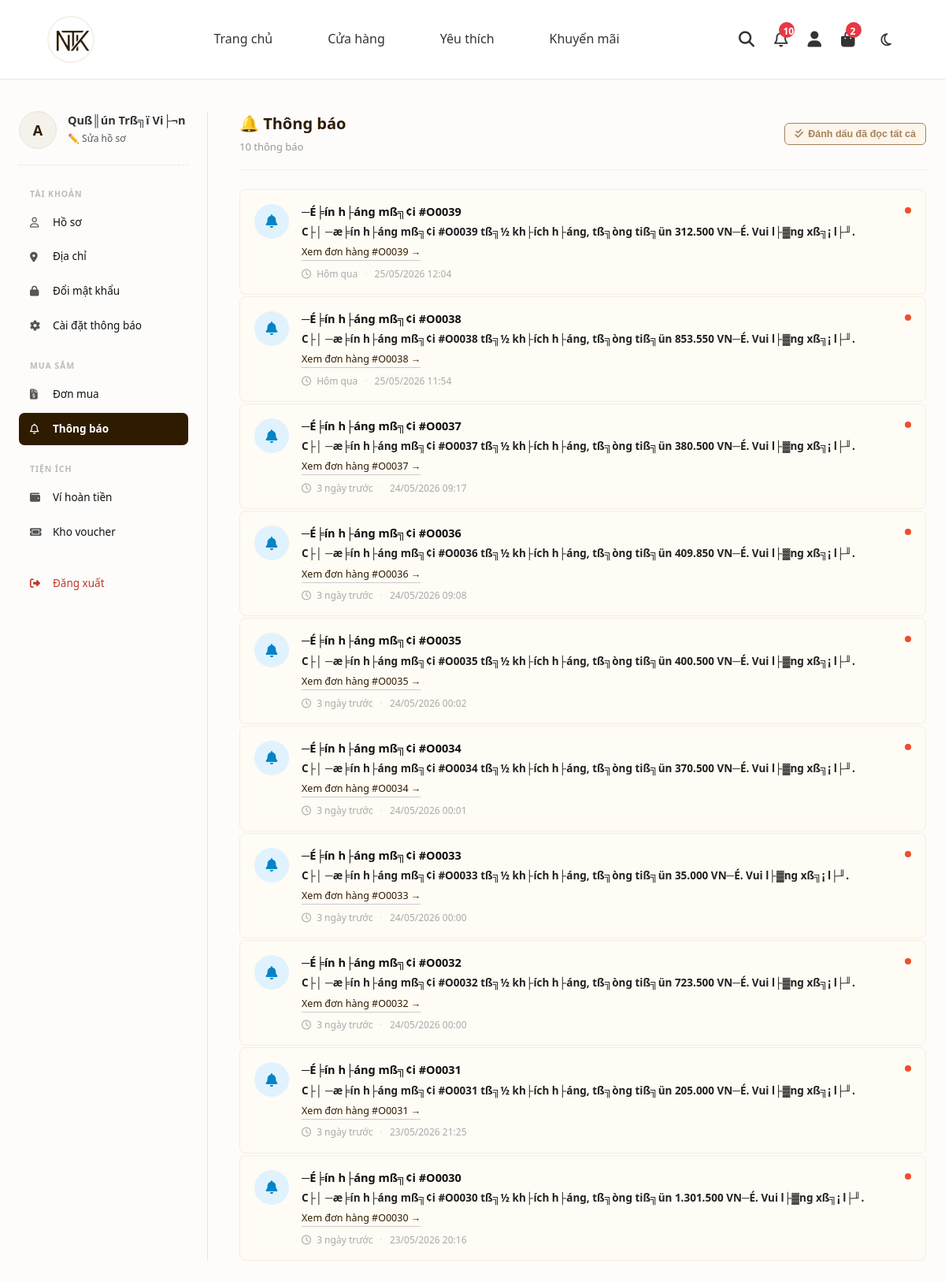
/views/user/dashboard.php?view=thongbao (signed in), run on the app's committed database.
### tables this page shows
CREATE TABLE `users` (
  `user_id` char(5) NOT NULL,
  `username` varchar(50) NOT NULL,
  `password` varchar(50) NOT NULL,
  `fullname` varchar(100) DEFAULT NULL,
  `email` varchar(100) DEFAULT NULL,
  `phonenumber` varchar(10) DEFAULT NULL,
  `address` text DEFAULT NULL,
  `verification_code` varchar(6) DEFAULT NULL,
  `verification_code_expires_at` datetime DEFAULT NULL,
  `is_verified` int(11) DEFAULT 0,
  `role` int(11) DEFAULT 0,
  `status` int(11) DEFAULT 1,
  `created_at` datetime DEFAULT current_timestamp(),
  `total_orders` int(11) DEFAULT 0,
  `total_spend` decimal(15,2) DEFAULT 0.00,
  `bank_name` varchar(100) DEFAULT NULL,
  `bank_account_number` varchar(20) DEFAULT NULL,
  `bank_account_name` varchar(100) DEFAULT NULL,
  `wallet_balance` decimal(15,2) DEFAULT 0.00,
  `current_points` int(11) NOT NULL DEFAULT 0,
  `tier` varchar(50) NOT NULL DEFAULT 'Member',
  `accumulated_points` int(11) NOT NULL DEFAULT 0,
  PRIMARY KEY (`user_id`),
  UNIQUE KEY `username` (`username`)
);

CREATE TABLE `notifications` (
  `noti_id` int(11) NOT NULL AUTO_INCREMENT,
  `user_id` char(5) DEFAULT NULL,
  `type` varchar(50) DEFAULT 'system',
  `title` varchar(200) NOT NULL,
  `message` varchar(500) NOT NULL,
  `related_order_id` char(5) DEFAULT NULL,
  `is_read` tinyint(1) DEFAULT 0,
  `created_at` datetime DEFAULT current_timestamp(),
  PRIMARY KEY (`noti_id`),
  KEY `idx_noti_user` (`user_id`),
  KEY `idx_noti_order` (`related_order_id`)
);

### src/views/user/notifications.php (the view, shortened to what this page needs)
<?php
$user_id = $_SESSION['user_id'];
$notifications = [];
try {
    $sql = "SELECT * FROM notifications WHERE user_id = :uid ORDER BY created_at DESC LIMIT 50";
    $stmt = $conn->prepare($sql);
    $stmt->execute(['uid' => $user_id]);
    $notifications = $stmt->fetchAll(PDO::FETCH_ASSOC);
} catch (PDOException $e) {
}
usort($notifications, function($a, $b) {
    return strtotime($b['created_at']) <=> strtotime($a['created_at']);
});
function getNotiStyle($type) {
    $map = [
        'order_placed'            => ['icon' => 'fa-solid fa-bag-shopping',     'color' => 'icon-blue'],
        'order_pending_payment'   => ['icon' => 'fa-solid fa-clock',            'color' => 'icon-orange'],
        'order_confirmed'         => ['icon' => 'fa-solid fa-circle-check',     'color' => 'icon-green'],
        'order_shipping'          => ['icon' => 'fa-solid fa-truck-fast',        'color' => 'icon-orange'],
        'order_completed'         => ['icon' => 'fa-solid fa-star',             'color' => 'icon-green'],
        'order_cancelled'         => ['icon' => 'fa-regular fa-circle-xmark',   'color' => 'icon-red'],
        'return_request'          => ['icon' => 'fa-solid fa-rotate-left',       'color' => 'icon-orange'],
        'return_approved'         => ['icon' => 'fa-solid fa-thumbs-up',         'color' => 'icon-green'],
        'return_rejected'         => ['icon' => 'fa-solid fa-ban',              'color' => 'icon-red'],
        'refund_done'             => ['icon' => 'fa-solid fa-wallet',           'color' => 'icon-green'],
        'delivery_failed'         => ['icon' => 'fa-solid fa-triangle-exclamation', 'color' => 'icon-red'],
        'cancel_approved'         => ['icon' => 'fa-solid fa-circle-xmark',     'color' => 'icon-red'],
        'cancel_rejected'         => ['icon' => 'fa-solid fa-ban',              'color' => 'icon-red'],
        'order_update'            => ['icon' => 'fa-solid fa-bell',             'color' => 'icon-blue'],
    ];
    return $map[$type] ?? ['icon' => 'fa-solid fa-bell', 'color' => 'icon-blue'];
}
function timeAgo($datetime) {
    $now  = new DateTime();
    $time = new DateTime($datetime);
    $diff = $now->diff($time);
    if ($diff->d === 0 && $diff->h === 0) {
        return $diff->i <= 1 ? 'Vừa xong' : $diff->i . ' phút trước';
    } elseif ($diff->d === 0) {
        return $diff->h . ' giờ trước';
    } elseif ($diff->d === 1) {
        return 'Hôm qua';
    } elseif ($diff->d < 7) {
        return $diff->d . ' ngày trước';
    } else {
        return date('d/m/Y', strtotime($datetime));
    }
}
?>
<div class="noti-page-header" style="display: flex; justify-content: space-between; align-items: center;">
    <div>
        <h2 class="noti-page-title">🔔 Thông báo</h2>
        <span style="font-size:13px; color:#999;" id="user-noti-count"><?= count($notifications) ?> thông báo</span>
    </div>
    <?php
    $unread_count = count(array_filter($notifications, function($n) { return !$n['is_read']; }));
    if ($unread_count > 0):
    ?>
    <button class="btn-user-mark-all-read" onclick="userMarkAllRead(event)" style="background: #fdf5ea; color: #a6825c; border: 1px solid #a6825c; padding: 6px 12px; border-radius: 6px; font-weight: 600; font-size: 12.5px; cursor: pointer; display: flex; align-items: center; gap: 6px; transition: all 0.2s;">
        <i class="fa-solid fa-check-double"></i> Đánh dấu đã đọc tất cả
    </button>
    <?php endif; ?>
</div>
<div class="noti-list">
    <?php if (empty($notifications)): ?>
        <div class="noti-empty">
            <i class="fa-regular fa-bell-slash"></i>
            <p>Bạn chưa có thông báo nào.</p>
        </div>
    <?php else: ?>
        <?php foreach ($notifications as $noti): ?>
            <?php
            $style     = getNotiStyle($noti['type']);
            $is_unread = !$noti['is_read'];
            ?>
            <div class="noti-item <?= $is_unread ? 'unread' : '' ?>" data-id="<?= htmlspecialchars($noti['noti_id']) ?>">
                <div class="noti-icon <?= $style['color'] ?>">
                    <i class="<?= $style['icon'] ?>"></i>
                </div>
                <div class="noti-body">
                    <div class="noti-title"><?= htmlspecialchars($noti['title']) ?></div>
                    <div class="noti-msg"><?= htmlspecialchars($noti['message']) ?></div>
                    <?php if (!empty($noti['related_order_id'])): ?>
                        <a href="dashboard.php?view=chitietdonhang&id=<?= htmlspecialchars($noti['related_order_id']) ?>"
                           class="noti-order-link">
                            Xem đơn hàng #<?= htmlspecialchars($noti['related_order_id']) ?> →
                        </a>
                    <?php endif; ?>
                    <div class="noti-time">
                        <i class="fa-regular fa-clock" style="margin-right:4px;"></i>
                        <?= timeAgo($noti['created_at']) ?>
                        <span style="color:#ddd; margin:0 6px;">·</span>
                        <?= date('d/m/Y H:i', strtotime($noti['created_at'])) ?>
                    </div>
                </div>
                <?php if ($is_unread): ?>
                    <div class="unread-dot" title="Chưa đọc"></div>
                <?php endif; ?>
            </div>
        <?php endforeach; ?>
    <?php endif; ?>
</div>

### src/views/user/dashboard.php (shortened to what this page needs)
<?php
require_once __DIR__ . '/../../config/database.php';
try {
    $stmt = $conn->prepare("SELECT * FROM users WHERE user_id = :user_id");
    $stmt->execute(['user_id' => $_SESSION['user_id']]);
    $current_user = $stmt->fetch(PDO::FETCH_ASSOC);
} catch (PDOException $e) {
    echo "Lỗi: " . $e->getMessage();
    exit;
}
$view = isset($_GET['view']) ? $_GET['view'] : 'hoso';
?>
<!DOCTYPE html>
<html lang="vi">
<head>
    <link rel="stylesheet" href="https://cdnjs.cloudflare.com/ajax/libs/font-awesome/6.4.0/css/all.min.css">
    <link rel="stylesheet" href="../../assets/css/style.css">
</head>
<body>
<?php
require realpath(__DIR__ . '/../../includes/header.php');
?>
<div class="dashboard-wrap">
    <aside class="dashboard-sidebar">
        <div class="user-card">
            <div class="user-avatar"><?= strtoupper(substr($current_user['username'], 0, 1)) ?></div>
            <div>
                <div class="user-name"><?= htmlspecialchars($current_user['fullname'] ?: $current_user['username']) ?></div>
                <a href="dashboard.php?view=hoso" class="user-edit">✏️ Sửa hồ sơ</a>
            </div>
        </div>
        <div class="menu-section-title">Tài khoản</div>
        <ul class="sidebar-menu">
            <li><a href="dashboard.php?view=hoso"       class="<?= $view=='hoso'       ? 'active' : '' ?>"><i class="fa-regular fa-user"></i>Hồ sơ</a></li>
            <li><a href="dashboard.php?view=diachi"     class="<?= $view=='diachi'     ? 'active' : '' ?>"><i class="fa-solid fa-location-dot"></i>Địa chỉ</a></li>
            <li><a href="dashboard.php?view=doimatkhau" class="<?= $view=='doimatkhau' ? 'active' : '' ?>"><i class="fa-solid fa-lock"></i>Đổi mật khẩu</a></li>
            <li><a href="dashboard.php?view=caidat"     class="<?= $view=='caidat'     ? 'active' : '' ?>"><i class="fa-solid fa-gear"></i>Cài đặt thông báo</a></li>
        </ul>
        <div class="menu-section-title">Mua sắm</div>
        <ul class="sidebar-menu">
            <li><a href="dashboard.php?view=donmua"   class="<?= $view=='donmua'   ? 'active' : '' ?>"><i class="fa-solid fa-file-invoice-dollar"></i>Đơn mua</a></li>
            <li><a href="dashboard.php?view=thongbao" class="<?= $view=='thongbao' ? 'active' : '' ?>"><i class="fa-regular fa-bell"></i>Thông báo</a></li>
        </ul>
        <div class="menu-section-title">Tiện ích</div>
        <ul class="sidebar-menu">
            <li><a href="dashboard.php?view=vihoantien" class="<?= $view=='vihoantien' ? 'active' : '' ?>"><i class="fa-solid fa-wallet"></i>Ví hoàn tiền</a></li>
            <li><a href="dashboard.php?view=khovoucher" class="<?= ($view=='khovoucher'||$view=='all_coupons') ? 'active' : '' ?>"><i class="fa-solid fa-ticket"></i>Kho voucher</a></li>
        </ul>
        <div style="margin-top: 24px;">
            <ul class="sidebar-menu">
                <li><a href="../logout.php" class="logout"><i class="fa-solid fa-right-from-bracket"></i>Đăng xuất</a></li>
            </ul>
        </div>
    </aside>
    <main class="dashboard-content">
        <?php
            switch ($view) {
                case 'thongbao':       include 'notifications.php';        break;
            }
        ?>
    </main>
</div>
</body>
</html>

### src/assets/css/style.css (style rules this page uses)
:root { --primary-color: #2f1c00; --bg-color: #ffffff; --beige-color: #f5f1eb; --border-color: #e5e5e5; --text-color: #111111; --font-main: 'Helvetica Neue', Arial, sans-serif; }
* { margin: 0; padding: 0; box-sizing: border-box; }
body { font-family: var(--font-main); color: var(--text-color); background-color: var(--bg-color); line-height: 1.6; }
a { text-decoration: none; color: inherit; transition: color 0.3s ease; }
ul { list-style: none; }
body { margin: 0; font-family: 'Segoe UI', Arial, sans-serif; background: #fdfcfb; color: #333; }

### src/views/user/dashboard.php (style rules this page uses)
:root { --primary: #2f1c00; --bg: #ffffff; --beige: #f5f1eb; --border: #e5e5e5; --text: #111111; --muted: #555555; }
* { box-sizing: border-box; }
html, body { margin: 0; padding: 0; }
body { font-family: "Helvetica Neue", Helvetica, Arial, sans-serif; background: var(--bg); color: var(--text); }
.dashboard-wrap { display: flex; max-width: 1240px; margin: 40px auto 60px; padding: 0 24px; gap: 0; min-height: 600px; }
.dashboard-sidebar { width: 240px; flex-shrink: 0; padding-right: 24px; border-right: 1px solid var(--border); }
.user-card { display: flex; align-items: center; margin-bottom: 28px; padding-bottom: 20px; border-bottom: 1px dashed var(--border); }
.user-avatar { width: 48px; height: 48px; border-radius: 50%; background: var(--beige); border: 1.5px solid var(--border); display: flex; align-items: center; justify-content: center; font-size: 18px; font-weight: 700; color: var(--primary); margin-right: 14px; flex-shrink: 0; }
.user-name { font-weight: 600; font-size: 14.5px; line-height: 1.3; }
.user-edit { font-size: 12px; color: var(--muted); text-decoration: none; }
.menu-section-title { font-size: 10.5px; font-weight: 700; color: #bbb; letter-spacing: 0.9px; text-transform: uppercase; margin: 22px 0 7px 14px; }
.sidebar-menu { list-style: none; padding: 0; margin: 0; }
.sidebar-menu a { display: flex; align-items: center; padding: 10px 14px; border-radius: 7px; font-size: 13.5px; color: var(--text); text-decoration: none; margin-bottom: 2px; transition: background 0.18s, color 0.18s; }
.sidebar-menu a i { width: 18px; margin-right: 11px; color: var(--muted); font-size: 13px; transition: color 0.18s; }
.sidebar-menu a.active { background: var(--primary); color: #fff; font-weight: 600; }
.sidebar-menu a.active i { color: #fff; }
.sidebar-menu a.logout { color: #c0392b; }
.sidebar-menu a.logout i { color: #c0392b; }
.dashboard-content { flex: 1; padding-left: 40px; min-width: 0; }

### src/views/user/notifications.php (style rules this page uses)
.noti-page-header { display: flex; justify-content: space-between; align-items: center; margin-bottom: 24px; padding-bottom: 16px; border-bottom: 1px solid #eee; }
.noti-page-title { font-size: 20px; font-weight: 700; color: #2f1c00; margin: 0; }
.noti-list { display: flex; flex-direction: column; gap: 2px; }
.noti-item { display: flex; align-items: flex-start; padding: 16px 18px; border-radius: 8px; gap: 16px; transition: background 0.15s; cursor: default; border: 1px solid transparent; }
.noti-item.unread { background: #fffbf5; border-color: #f5ede0; }
.noti-icon { width: 44px; height: 44px; border-radius: 50%; display: flex; align-items: center; justify-content: center; font-size: 17px; flex-shrink: 0; margin-top: 2px; }
.icon-blue { background: #e0f2fe; color: #0284c7; }
.noti-body { flex: 1; min-width: 0; }
.noti-item .noti-title { font-size: 14.5px; font-weight: 500; color: #555; margin-bottom: 4px; white-space: nowrap; overflow: hidden; text-overflow: ellipsis; }
.noti-item.unread .noti-title { font-weight: bold; color: #111; }
.noti-item .noti-msg { font-size: 13.5px; color: #666; line-height: 1.5; font-weight: normal; }
.noti-item.unread .noti-msg { font-weight: 600; color: #222; }
.noti-time { font-size: 12px; color: #aaa; margin-top: 6px; }
.noti-order-link { display: inline-block; margin-top: 6px; font-size: 12.5px; color: #2f1c00; text-decoration: none; font-weight: 500; border-bottom: 1px solid #ccc; }
.unread-dot { width: 8px; height: 8px; border-radius: 50%; background: #ee4d2d; flex-shrink: 0; margin-top: 6px; }

### data on the page
users: username "A", fullname "Quß║ún Trß╗ï Vi├¬n"
notifications: title "─É╞ín h├áng mß╗¢i #O0039", message "C├│ ─æ╞ín h├áng mß╗¢i #O0039 tß╗½ kh├ích h├áng, tß╗òng tiß╗ün 312.500 VN─É. Vui l├▓ng xß╗¡ l├╜.", related_order "O0039", created_at "Hôm qua", created_at "25/05/2026 12:04", is_read 0 (drawn)
notifications: title "─É╞ín h├áng mß╗¢i #O0038", message "C├│ ─æ╞ín h├áng mß╗¢i #O0038 tß╗½ kh├ích h├áng, tß╗òng tiß╗ün 853.550 VN─É. Vui l├▓ng xß╗¡ l├╜.", related_order "O0038", created_at "Hôm qua", created_at "25/05/2026 11:54", is_read 0 (drawn)
notifications: title "─É╞ín h├áng mß╗¢i #O0037", message "C├│ ─æ╞ín h├áng mß╗¢i #O0037 tß╗½ kh├ích h├áng, tß╗òng tiß╗ün 380.500 VN─É. Vui l├▓ng xß╗¡ l├╜.", related_order "O0037", created_at "3 ngày trước", created_at "24/05/2026 09:17", is_read 0 (drawn)
notifications: title "─É╞ín h├áng mß╗¢i #O0036", message "C├│ ─æ╞ín h├áng mß╗¢i #O0036 tß╗½ kh├ích h├áng, tß╗òng tiß╗ün 409.850 VN─É. Vui l├▓ng xß╗¡ l├╜.", related_order "O0036", created_at "3 ngày trước", created_at "24/05/2026 09:08", is_read 0 (drawn)
notifications: title "─É╞ín h├áng mß╗¢i #O0035", message "C├│ ─æ╞ín h├áng mß╗¢i #O0035 tß╗½ kh├ích h├áng, tß╗òng tiß╗ün 400.500 VN─É. Vui l├▓ng xß╗¡ l├╜.", related_order "O0035", created_at "3 ngày trước", created_at "24/05/2026 00:02", is_read 0 (drawn)
notifications: title "─É╞ín h├áng mß╗¢i #O0034", message "C├│ ─æ╞ín h├áng mß╗¢i #O0034 tß╗½ kh├ích h├áng, tß╗òng tiß╗ün 370.500 VN─É. Vui l├▓ng xß╗¡ l├╜.", related_order "O0034", created_at "3 ngày trước", created_at "24/05/2026 00:01", is_read 0 (drawn)
notifications: title "─É╞ín h├áng mß╗¢i #O0033", message "C├│ ─æ╞ín h├áng mß╗¢i #O0033 tß╗½ kh├ích h├áng, tß╗òng tiß╗ün 35.000 VN─É. Vui l├▓ng xß╗¡ l├╜.", related_order "O0033", created_at "3 ngày trước", created_at "24/05/2026 00:00", is_read 0 (drawn)
notifications: title "─É╞ín h├áng mß╗¢i #O0032", message "C├│ ─æ╞ín h├áng mß╗¢i #O0032 tß╗½ kh├ích h├áng, tß╗òng tiß╗ün 723.500 VN─É. Vui l├▓ng xß╗¡ l├╜.", related_order "O0032", created_at "3 ngày trước", created_at "24/05/2026 00:00", is_read 0 (drawn)
notifications: title "─É╞ín h├áng mß╗¢i #O0031", message "C├│ ─æ╞ín h├áng mß╗¢i #O0031 tß╗½ kh├ích h├áng, tß╗òng tiß╗ün 205.000 VN─É. Vui l├▓ng xß╗¡ l├╜.", related_order "O0031", created_at "3 ngày trước", created_at "23/05/2026 21:25", is_read 0 (drawn)
notifications: title "─É╞ín h├áng mß╗¢i #O0030", message "C├│ ─æ╞ín h├áng mß╗¢i #O0030 tß╗½ kh├ích h├áng, tß╗òng tiß╗ün 1.301.500 VN─É. Vui l├▓ng xß╗¡ l├╜.", related_order "O0030", created_at "3 ngày trước", created_at "23/05/2026 20:16", is_read 0 (drawn)

### other printed values
$unread_noti_count "10"
$cart_count "2"
count($notifications) "10"
